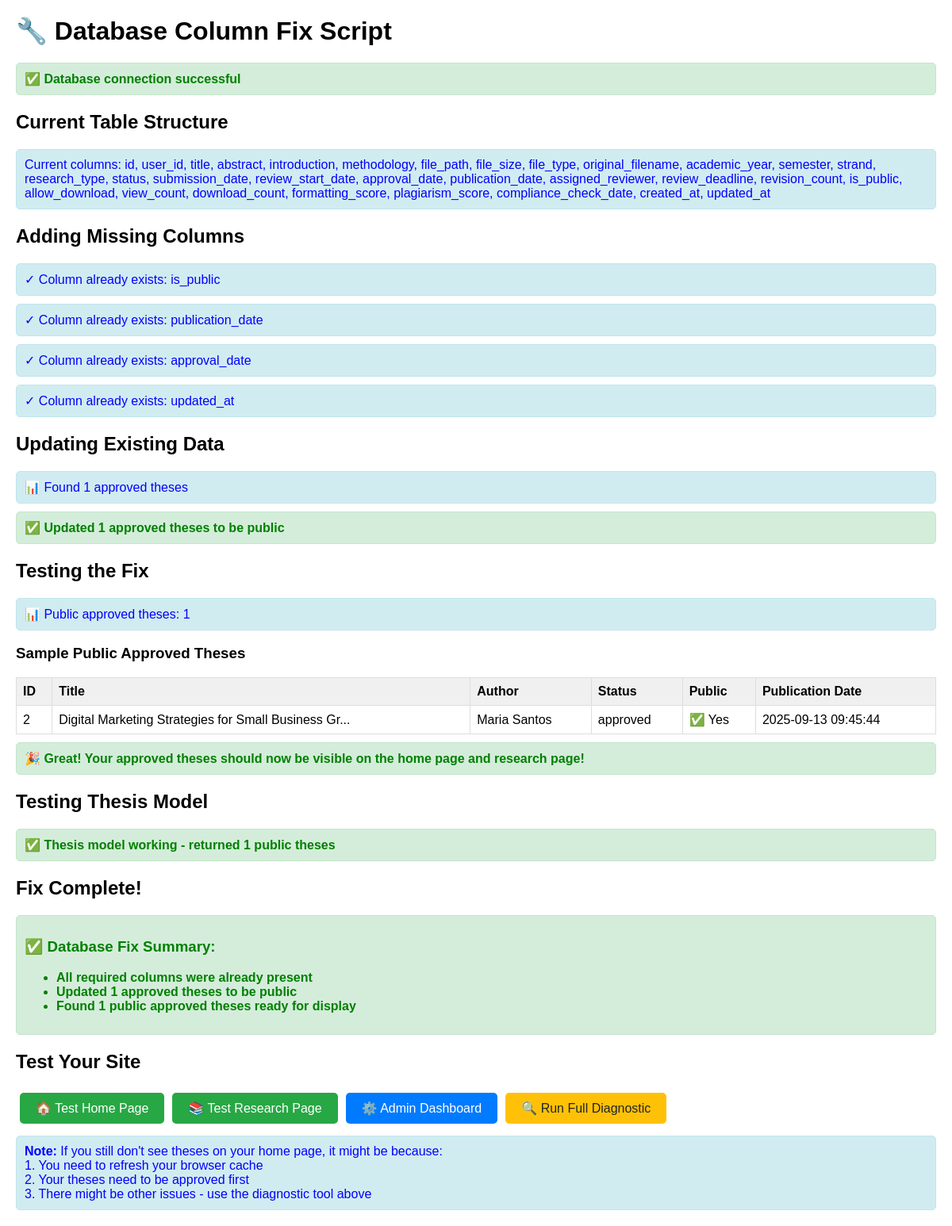
The app's page /fix_database_columns.php with its own data.
### tables this page shows
CREATE TABLE IF NOT EXISTS theses (
    id INT AUTO_INCREMENT PRIMARY KEY,
    user_id INT NOT NULL,
    title VARCHAR(500) NOT NULL,
    abstract TEXT NOT NULL,
    introduction TEXT,
    methodology TEXT,
    
     
    file_path VARCHAR(500) NOT NULL,
    file_size INT,  
    file_type VARCHAR(10) DEFAULT 'pdf',
    original_filename VARCHAR(255),
    
     
    academic_year VARCHAR(10) NOT NULL DEFAULT '2024-2025',  
    semester ENUM('1st','2nd','Summer') DEFAULT '2nd',
    strand VARCHAR(50),
    research_type ENUM('quantitative','qualitative','mixed') DEFAULT 'quantitative',
    
     
    status ENUM(
        'draft',
        'submitted', 
        'under_review',
        'revision_required',
        'approved',
        'published',
        'rejected',
        'archived'
    ) NOT NULL DEFAULT 'submitted',
    
     
    submission_date TIMESTAMP DEFAULT CURRENT_TIMESTAMP,
    review_start_date TIMESTAMP NULL,
    approval_date TIMESTAMP NULL,
    publication_date TIMESTAMP NULL,
    
     
    assigned_reviewer INT NULL,  
    review_deadline DATE NULL,
    revision_count INT DEFAULT 0,
    
     
    is_public BOOLEAN DEFAULT FALSE,
    allow_download BOOLEAN DEFAULT TRUE,
    view_count INT DEFAULT 0,
    download_count INT DEFAULT 0,
    
     
    formatting_score DECIMAL(3,2) DEFAULT 0.00,  
    plagiarism_score DECIMAL(5,2) DEFAULT 0.00,  
    compliance_check_date TIMESTAMP NULL,
    
    created_at TIMESTAMP DEFAULT CURRENT_TIMESTAMP,
    updated_at TIMESTAMP DEFAULT CURRENT_TIMESTAMP ON UPDATE CURRENT_TIMESTAMP,
    
     
    FOREIGN KEY (user_id) REFERENCES users(id) ON DELETE CASCADE,
    FOREIGN KEY (assigned_reviewer) REFERENCES users(id) ON DELETE SET NULL,
    
     
    INDEX idx_status (status),
    INDEX idx_academic_year (academic_year),
    INDEX idx_strand (strand),
    INDEX idx_user_id (user_id),
    INDEX idx_submission_date (submission_date),
    INDEX idx_is_public (is_public),
    INDEX idx_title (title(100)),  
    
     
    FULLTEXT(title, abstract)
);

CREATE TABLE IF NOT EXISTS users (
    id INT AUTO_INCREMENT PRIMARY KEY,
    employee_id VARCHAR(20) UNIQUE,
    name VARCHAR(100) NOT NULL,
    email VARCHAR(120) NOT NULL UNIQUE,
    password VARCHAR(255) NOT NULL,
    role ENUM('student','faculty','admin','librarian') NOT NULL DEFAULT 'student',
    department VARCHAR(100),
    strand VARCHAR(50),  
    year_level VARCHAR(20),  
    phone VARCHAR(20),
    status ENUM('active','inactive','suspended') DEFAULT 'active',
    profile_picture VARCHAR(255),
    created_at TIMESTAMP DEFAULT CURRENT_TIMESTAMP,
    updated_at TIMESTAMP DEFAULT CURRENT_TIMESTAMP ON UPDATE CURRENT_TIMESTAMP,
    
    INDEX idx_role (role),
    INDEX idx_department (department),
    INDEX idx_strand (strand),
    INDEX idx_status (status)
);

### models/Database.php (called while the page is built, shortened)
<?php
class Database {
    private static $instance = null;
    public static function getInstance() {
        if (self::$instance === null) {
            $host = $_ENV['DB_HOST'] ?? getenv('DB_HOST') ?: 'localhost';
            $dbname = $_ENV['DB_DATABASE'] ?? getenv('DB_DATABASE') ?: 'thesis_db';
            $username = $_ENV['DB_USERNAME'] ?? getenv('DB_USERNAME') ?: 'root';
            $password = $_ENV['DB_PASSWORD'] ?? getenv('DB_PASSWORD') ?: '';
            $port = $_ENV['DB_PORT'] ?? getenv('DB_PORT') ?: '3306';
            $dsn = "mysql:host={$host};port={$port};dbname={$dbname};charset=utf8mb4";
            try {
                self::$instance = new PDO($dsn, $username, $password, [
                    PDO::ATTR_ERRMODE => PDO::ERRMODE_EXCEPTION,
                    PDO::ATTR_DEFAULT_FETCH_MODE => PDO::FETCH_ASSOC,
                    PDO::ATTR_EMULATE_PREPARES => false,
                    PDO::MYSQL_ATTR_INIT_COMMAND => "SET NAMES utf8mb4"
                ]);
                self::$instance->query("SELECT 1");
            } catch (PDOException $e) {
                error_log("Database Connection Failed: " . $e->getMessage());
                if (getenv('APP_ENV') === 'development' || $_ENV['APP_ENV'] ?? 'production' === 'development') {
                    die("Database Connection Failed: " . $e->getMessage());
                } else {
                    die("Database connection error. Please contact support.");
                }
            }
        }
        return self::$instance;
    }
}

### models/Thesis.php (called while the page is built, shortened)
<?php
require_once __DIR__ . '/Database.php';
class Thesis {
    private $db;
    public function __construct() {
        $this->db = Database::getInstance();
    }
    public function approvedPublic() {
        $hasIsPublicColumn = $this->columnExists('is_public');
        if ($hasIsPublicColumn) {
            $stmt = $this->db->prepare("
                SELECT t.*, u.name as author, u.name as author_name
                FROM theses t
                LEFT JOIN users u ON t.user_id = u.id
                WHERE t.status = 'approved' AND (t.is_public = 1 OR t.is_public IS NULL)
                ORDER BY t.created_at DESC
            ");
        }
        $stmt->execute();
        return $stmt->fetchAll(PDO::FETCH_ASSOC);
    }
    private function columnExists($columnName) {
        try {
            $stmt = $this->db->prepare("SHOW COLUMNS FROM theses LIKE ?");
            $stmt->execute([$columnName]);
            return $stmt->rowCount() > 0;
        } catch (Exception $e) {
            return false;
        }
    }
}
?>

### fix_database_columns.php (the view, shortened to what this page needs)
<?php
require_once __DIR__ . '/models/Database.php';
echo "<h1>🔧 Database Column Fix Script</h1>";
try {
    $db = Database::getInstance();
    echo "<div class='success'>✅ Database connection successful</div>";
    echo "<h2>Current Table Structure</h2>";
    $stmt = $db->query("DESCRIBE theses");
    $columns = $stmt->fetchAll();
    $columnNames = array_column($columns, 'Field');
    echo "<div class='info'>Current columns: " . implode(', ', $columnNames) . "</div>";
    $requiredColumns = [
        'is_public' => 'TINYINT(1) DEFAULT 1',
        'publication_date' => 'TIMESTAMP NULL',
        'approval_date' => 'TIMESTAMP NULL',
        'updated_at' => 'TIMESTAMP DEFAULT CURRENT_TIMESTAMP ON UPDATE CURRENT_TIMESTAMP'
    ];
    $missingColumns = [];
    $addedColumns = [];
    echo "<h2>Adding Missing Columns</h2>";
    foreach ($requiredColumns as $columnName => $columnDefinition) {
        if (!in_array($columnName, $columnNames)) {
            $missingColumns[] = $columnName;
            try {
                $sql = "ALTER TABLE theses ADD COLUMN $columnName $columnDefinition";
                $db->exec($sql);
                $addedColumns[] = $columnName;
                echo "<div class='success'>✅ Added column: $columnName</div>";
            } catch (Exception $e) {
                echo "<div class='error'>❌ Failed to add column $columnName: " . $e->getMessage() . "</div>";
            }
        } else {
            echo "<div class='info'>✓ Column already exists: $columnName</div>";
        }
    }
    echo "<h2>Updating Existing Data</h2>";
    $stmt = $db->query("SELECT COUNT(*) as count FROM theses WHERE status = 'approved'");
    $approvedCount = $stmt->fetch()['count'];
    echo "<div class='info'>📊 Found $approvedCount approved theses</div>";
    if ($approvedCount > 0) {
        $stmt = $db->prepare("
            UPDATE theses
            SET is_public = 1,
                publication_date = COALESCE(publication_date, created_at),
                approval_date = COALESCE(approval_date, created_at)
            WHERE status = 'approved'
        ");
        if ($stmt->execute()) {
            echo "<div class='success'>✅ Updated $approvedCount approved theses to be public</div>";
        } else {
            echo "<div class='error'>❌ Failed to update approved theses</div>";
        }
    }
    echo "<h2>Testing the Fix</h2>";
    $stmt = $db->query("SELECT COUNT(*) as count FROM theses WHERE status = 'approved' AND is_public = 1");
    $publicCount = $stmt->fetch()['count'];
    echo "<div class='info'>📊 Public approved theses: $publicCount</div>";
    if ($publicCount > 0) {
        echo "<h3>Sample Public Approved Theses</h3>";
        $stmt = $db->query("
            SELECT t.id, t.title, t.status, t.is_public, t.publication_date, u.name as author
            FROM theses t
            LEFT JOIN users u ON t.user_id = u.id
            WHERE t.status = 'approved' AND t.is_public = 1
            LIMIT 5
        ");
        $samples = $stmt->fetchAll();
        echo "<table>";
        echo "<tr><th>ID</th><th>Title</th><th>Author</th><th>Status</th><th>Public</th><th>Publication Date</th></tr>";
        foreach ($samples as $sample) {
            echo "<tr>";
            echo "<td>{$sample['id']}</td>";
            echo "<td>" . htmlspecialchars(substr($sample['title'], 0, 50)) . "...</td>";
            echo "<td>" . htmlspecialchars($sample['author'] ?? 'N/A') . "</td>";
            echo "<td>{$sample['status']}</td>";
            echo "<td>" . ($sample['is_public'] ? '✅ Yes' : '❌ No') . "</td>";
            echo "<td>" . ($sample['publication_date'] ?? 'N/A') . "</td>";
            echo "</tr>";
        }
        echo "</table>";
        echo "<div class='success'>🎉 Great! Your approved theses should now be visible on the home page and research page!</div>";
    }
    echo "<h2>Testing Thesis Model</h2>";
    try {
        require_once __DIR__ . '/models/Thesis.php';
        $thesisModel = new Thesis();
        $publicTheses = $thesisModel->approvedPublic();
        echo "<div class='success'>✅ Thesis model working - returned " . count($publicTheses) . " public theses</div>";
    } catch (Exception $e) {
        echo "<div class='error'>❌ Thesis model error: " . $e->getMessage() . "</div>";
    }
    echo "<h2>Fix Complete!</h2>";
    echo "<div class='success'>";
    echo "<h3>✅ Database Fix Summary:</h3>";
    echo "<ul>";
    if (!empty($addedColumns)) {
        echo "<li>Added columns: " . implode(', ', $addedColumns) . "</li>";
    } else {
        echo "<li>All required columns were already present</li>";
    }
    echo "<li>Updated $approvedCount approved theses to be public</li>";
    echo "<li>Found $publicCount public approved theses ready for display</li>";
    echo "</ul>";
    echo "</div>";
    echo "<h2>Test Your Site</h2>";
    echo "<a href='index.php' class='btn btn-success'>🏠 Test Home Page</a>";
    echo "<a href='index.php?route=research' class='btn btn-success'>📚 Test Research Page</a>";
    echo "<a href='index.php?route=admin/dashboard' class='btn'>⚙️ Admin Dashboard</a>";
    echo "<a href='debug_thesis_visibility.php' class='btn btn-warning'>🔍 Run Full Diagnostic</a>";
    echo "<div class='info'>";
    echo "<strong>Note:</strong> If you still don't see theses on your home page, it might be because:<br>";
    echo "1. You need to refresh your browser cache<br>";
    echo "2. Your theses need to be approved first<br>";
    echo "3. There might be other issues - use the diagnostic tool above<br>";
    echo "</div>";
} catch (Exception $e) {
    echo "<div class='error'>❌ Critical Error: " . $e->getMessage() . "</div>";
    echo "<div class='info'>";
    echo "<strong>This error usually means:</strong><br>";
    echo "1. Database connection failed<br>";
    echo "2. Database doesn't exist<br>";
    echo "3. Missing permissions<br>";
    echo "4. Configuration issues<br><br>";
    echo "Please check your database settings and try again.";
    echo "</div>";
}
?>

### fix_database_columns.php (style rules this page uses)
.success { color: green; font-weight: bold; padding: 10px; background: #d4edda; border: 1px solid #c3e6cb; border-radius: 5px; margin: 10px 0; }
.info { color: blue; padding: 10px; background: #d1ecf1; border: 1px solid #bee5eb; border-radius: 5px; margin: 10px 0; }
table { border-collapse: collapse; width: 100%; margin: 10px 0; }
th, td { border: 1px solid #ddd; padding: 8px; text-align: left; }
th { background: #f0f0f0; }
.btn { background: #007bff; color: white; padding: 10px 20px; text-decoration: none; border-radius: 5px; margin: 5px; display: inline-block; }
.btn-success { background: #28a745; }
.btn-warning { background: #ffc107; color: #212529; }

### records on screen
theses: id "2", title "Digital Marketing Strategies for Small Business Gr", user.name "Maria Santos", status "approved", is_public "✅ Yes", publication_date "2025-09-13 09:45:44"

### other values on screen
$columnName "is_public"
$columnName "publication_date"
$columnName "approval_date"
$columnName "updated_at"
$approvedCount "1"
$publicCount "1"
count($publicTheses) "1"
